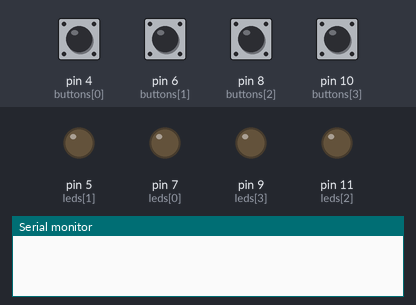
The sketch below on a simulated Arduino Uno, built with avr-gcc and run on an emulated ATmega328P. Parts: output pins drawn as LEDs (lit = HIGH), the last lines printed to the serial monitor. The test bench sets the inputs (shaded band); at power-on: pin 4 (buttons[0]) HIGH, pin 6 (buttons[1]), pin 8 (buttons[2]), pin 10 (buttons[3]) LOW. Random numbers use the default seed unless the sketch sets one.

Above: at 5.2 s.
5.3 s: pin 4 (buttons[0]) pulled HIGH for 1 s
At 6.2 s:
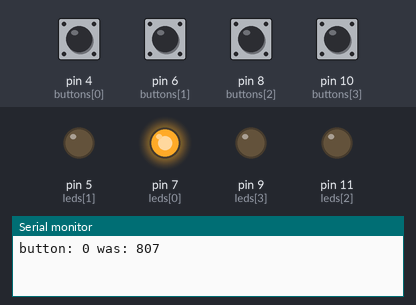
7.8 s: pin 6 (buttons[1]) pulled HIGH for 0.15 s
At 8.2 s:
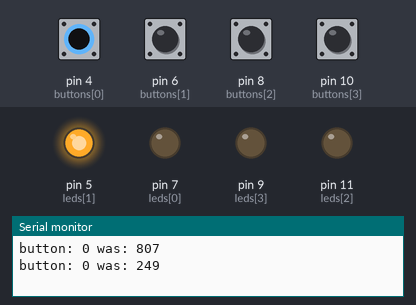
9.8 s: pin 8 (buttons[2]) pulled HIGH for 0.15 s
At 10.2 s:
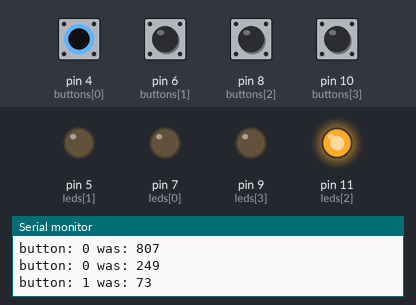
11.8 s: pin 10 (buttons[3]) pulled HIGH for 0.15 s
At 12.2 s:
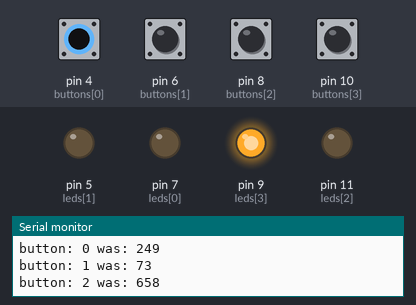
Timing chart, 0 to 14.8 s (numbered marks = the images above; inputs shaded):
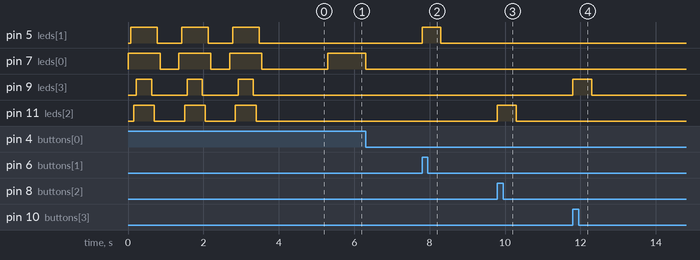

Measured:
- after the input at 5.3 s, pin 7 (leds[0]): LOW → HIGH at once, → LOW 1.0 s later
- after the input at 7.8 s, pin 5 (leds[1]): LOW → HIGH at once, → LOW 0.50 s later
- after the input at 9.8 s, pin 11 (leds[2]): LOW → HIGH at once, → LOW 0.50 s later
- after the input at 11.8 s, pin 9 (leds[3]): LOW → HIGH at once, → LOW 0.50 s later

The sketch:

randomGenerator.ino
```cpp
int buttonCount = 4;
int buttons[] = {4,6,8,10};
int leds[] = {7,5,11,9};
int randomNum[] = {-1,-1,-1,-1};

void setup() {
  Serial.begin(9600);
  for (int i=0; i<buttonCount;i++) {
    pinMode(buttons[i], INPUT);
  }
  for (int i=0; i<buttonCount;i++) {
    pinMode(leds[i], OUTPUT);
  }
  blinkAll();
}

int whichButton() {
  while(true) {
    for (int i=0; i<buttonCount; i++) {
      if (digitalRead(buttons[i]) == HIGH) {
        digitalWrite(leds[i], HIGH);
        delay(500);
        digitalWrite(leds[i], LOW);
        return i;
      }
    }
  }
}

void clearAll() {
  for (int i=0; i<buttonCount; i++){
    digitalWrite(leds[i], LOW);
  }
}

void blinkAll() {
  for (int i=0; i<3; i++) {
    digitalWrite(leds[0], HIGH);
    delay(75);
    digitalWrite(leds[1], HIGH);
    delay(75);
    digitalWrite(leds[2], HIGH);
    delay(75);
    digitalWrite(leds[3], HIGH);
    delay(400);
    digitalWrite(leds[3], LOW);
    delay(75);
    digitalWrite(leds[2], LOW);
    delay(75);
    digitalWrite(leds[1], LOW);
    delay(75);
    digitalWrite(leds[0], LOW);
    delay(500);
  }
}

void flashOrder() {
  int minSize = -1;
  int minValue = -1;
  for (int i=0; i<buttonCount; i++) {
    int smallest = -1;
    for (int j=0;j<4; j++) {
      if (randomNum[j] > minSize) {
        if (randomNum[j] < randomNum[(j%4)+1]) {
          smallest = j;
        } else {
          smallest = j+1;
        }
      }
    }
    digitalWrite(leds[smallest], HIGH);
    Serial.println(String(smallest));
    delay(1500);
    minSize = randomNum[smallest];
  }
}

void loop() {
  bool keepLooping = false;
  for(int i=0; i<buttonCount; i++) {
    if (randomNum[i] == -1) {
      keepLooping = true;
      break;
    }
  }
  if (keepLooping) {
    int pressed = whichButton();
    randomNum[pressed] = random(1000);
    Serial.println("button: " + String(pressed) + " was: " + String(randomNum[pressed]));
  } else {
    flashOrder();
    delay(10000);
  }
}
```
